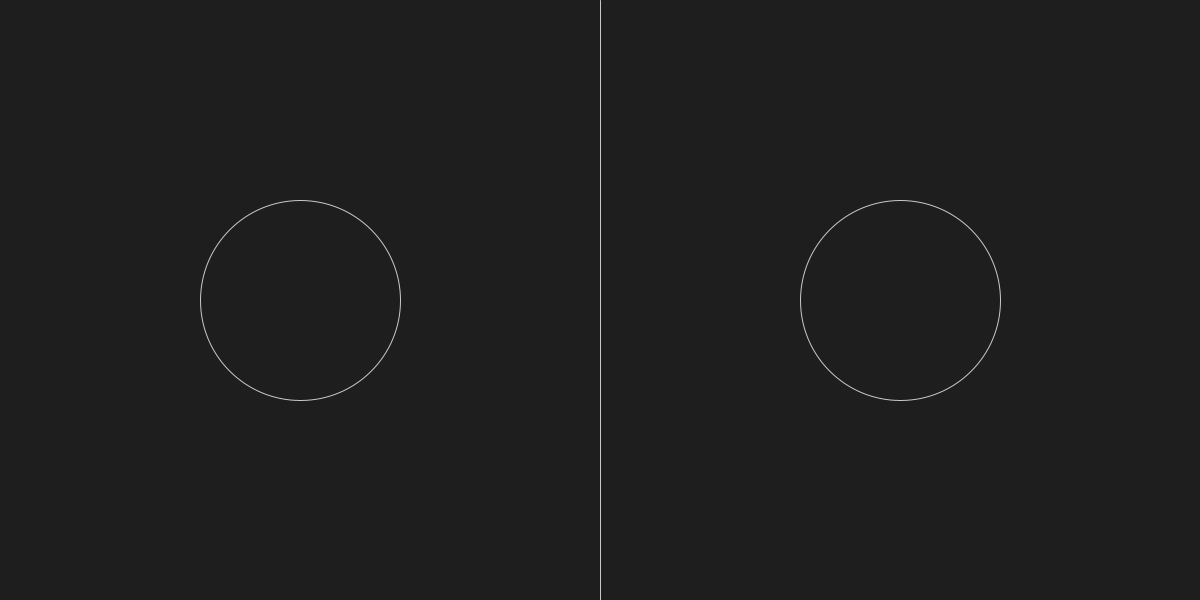
Frame 1 (no input)
Frame 60 (the mouse pressed at the canvas centre just before this capture): identical to frame 1, image omitted
Frame 120 (the mouse held since frame 60 and released just before this capture): identical to frame 1, image omitted

The Processing sketch that drew this single still picture (run headless with seeded random() and noise(); from frame 60 on, the mouse is pressed at the canvas centre):

// Processing sketch: X058_SliceEllipse
// ── X058_SliceEllipse.pde
// 11.14.17
//
// Slice Ellipse
//
// Turning a curved shape into layers.. in order to make holes for the walls
// Do it for both vertical and horizontal slices!
//


void setup() {
  size(1200, 600);
  ellipseMode(CENTER);
  
  noFill();
  stroke(200);
}

void draw() {
  background(30);
  
  ellipse(300, 300, 200, 200);
  line(600, 0, 600, 600);
  ellipse(900, 300, 200, 200);
}


void mousePressed() {
  println(mouseX + ", " + mouseY);
}
